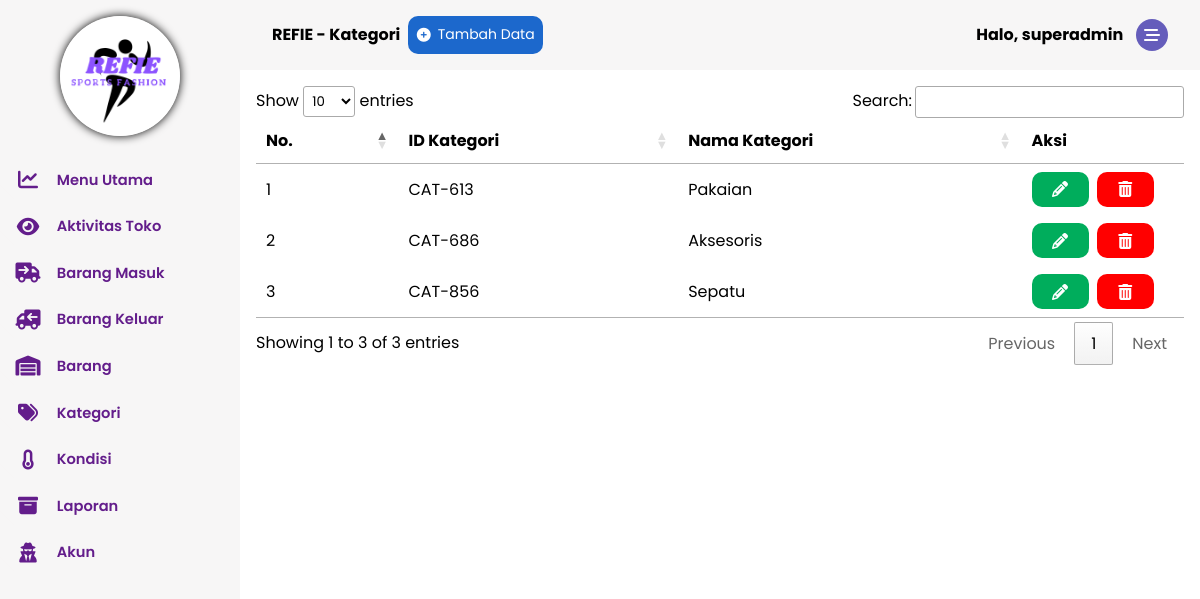
Page /dashboard.php?kategori=kategori.php (signed in) on the committed database.
### tables this page shows
CREATE TABLE `kategori` (
  `id_kategori` varchar(10) NOT NULL,
  `nama_kategori` text NOT NULL
);

### kategori.php (the view, shortened to what this page needs)
<table id="table-kategori">
    <thead>
        <tr>
            <th>No.</th>
            <th>ID Kategori</th>
            <th>Nama Kategori</th>
            <th>Aksi</th>
        </tr>
    </thead>
    <tbody>
        <?php
            $query = "select * from kategori";
            $sql = mysqli_query($conn, $query);
            $no = 0;
            while($result = mysqli_fetch_assoc($sql)){
                $id = $result['id_kategori'];
                $nm = $result['nama_kategori'];
        ?>
        <tr>
            <td><?php echo ++$no; ?></td>
            <td><?php echo $id; ?></td>
            <td><?php echo $nm; ?></td>
            <td>
                <div class="table-button">
                    <a href="dashboard.php?form-kategori=form-kategori.php&ubah_kategori=<?php echo $id; ?>"
                        class="btn btn-success"
                        style="margin: 0 0.5em 0 0;">
                        <i class="fa-solid fa-pencil"></i>
                    </a>
                    <a href="inc/process.php?hapus_kategori=<?php echo $id; ?>" class="btn btn-danger"
                        onclick="return confirm('Apakah Anda yakin menghapus data dengan ID <?php echo $id; ?>?')">
                        <i class="fa-solid fa-trash-can"></i>
                    </a>
                </div>
            </td>
        </tr>
        <?php
            }
        ?>
    </tbody>
</table>

### assets/css/style.css (style rules this page uses)
* { font-family: 'Poppins', sans-serif; margin: 0; padding: 0; -webkit-box-sizing: border-box; box-sizing: border-box; scroll-behavior: smooth; }
:root { --colorbase: #631d8b; }
.btn { display: flex; flex-direction: row; justify-content: center; align-items: center; width: 70%; padding: 0.6em; font-size: 1em; border-radius: 10px; color: #fff; transition: .3s; }
.btn i { margin: 0 0.5em 0 0; }
.btn-success { background-color: #00ad5c; }
.btn-danger { background-color: red; }
.table-button { display: flex; flex-direction: row; }
.table-button a { width: 30%; text-decoration: none; }
.table-button a i { margin: 0; }
@media screen and (min-width: 768px) { .section-body table.dataTable.no-footer { width: 61em; } }

### rows in the picture
kategori: id_kategori "CAT-613", nama_kategori "Pakaian"
kategori: id_kategori "CAT-686", nama_kategori "Aksesoris"
kategori: id_kategori "CAT-856", nama_kategori "Sepatu"

### other values in the picture
$_SESSION['username'] "superadmin"
